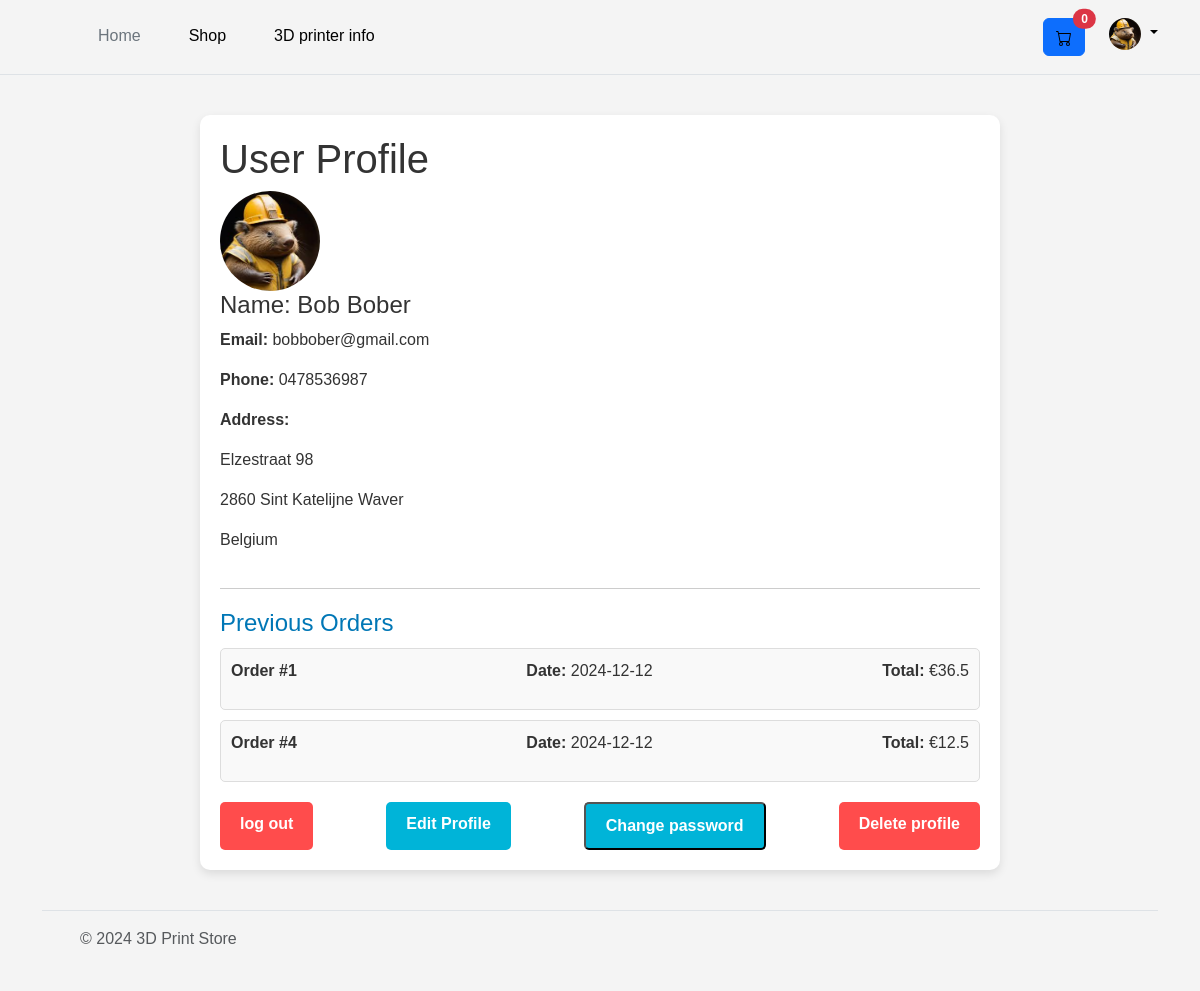
The page /PHP/userprofile.php (signed in) on the database its author committed.
### tables this page shows
CREATE TABLE `customer` (
  `customerID` int(10) UNSIGNED NOT NULL,
  `firstName` varchar(100) NOT NULL,
  `lastName` varchar(100) NOT NULL,
  `admin` tinyint(1) NOT NULL,
  `active` tinyint(1) NOT NULL,
  `email` varchar(100) NOT NULL,
  `password` varchar(1000) NOT NULL,
  `phoneNbr` varchar(20) DEFAULT NULL,
  `birthdate` date NOT NULL,
  `street` varchar(255) NOT NULL,
  `houseNbr` int(255) NOT NULL,
  `postalcode` varchar(15) NOT NULL,
  `city` varchar(255) NOT NULL,
  `country` varchar(255) NOT NULL,
  `profile_picture` varchar(1000) DEFAULT NULL
);

CREATE TABLE `orders` (
  `orderID` int(10) UNSIGNED NOT NULL,
  `customerID` int(10) UNSIGNED DEFAULT NULL,
  `orderDate` date NOT NULL,
  `shippedDate` date DEFAULT NULL,
  `shipStreet` varchar(255) NOT NULL,
  `shipHouseNumber` int(255) NOT NULL,
  `shipPostalcode` varchar(15) NOT NULL,
  `shipCity` varchar(255) NOT NULL,
  `shipCountry` varchar(255) NOT NULL
);

### PHP/userprofile.php (the view, shortened to what this page needs)
<?php
if (isset($_SESSION['email'])) {
    $host = "localhost";
    $username = "Webuser";
    $password = "Lab2024";
    $database = "3d-shop";
    $userEmail = $_SESSION['email'];
    $link = mysqli_connect($host, $username, $password) or die("Error: no connection can be made to the host");
    mysqli_select_db($link, $database) or die("Error: the database could not be opened");
    $query = "SELECT customerID, firstName, lastName, email, phoneNbr, street, houseNbr, postalcode, city, country, profile_picture FROM customer WHERE email = '$userEmail'";
    $result = mysqli_query($link, $query) or die("Error: an error has occurred while executing the query");
    $userdata = [
        "customerID" => "",
        "firstName" => "",
        "lastName" => "",
        "email" => "",
        "phoneNbr" => "",
        "street" => "",
        "houseNbr" => "",
        "postalcode" => "",
        "city" => "",
        "country" => "",
        "profile_picture" => ""
    ];
    while ($row = mysqli_fetch_array($result)) {
        $userdata["customerID"] = $row["customerID"];
        $userdata["firstName"] = $row["firstName"];
        $userdata["lastName"] = $row["lastName"];
        $userdata["email"] = $row["email"];
        $userdata["phoneNbr"] = $row["phoneNbr"];
        $userdata["street"] = $row["street"];
        $userdata["houseNbr"] = $row["houseNbr"];
        $userdata["postalcode"] = $row["postalcode"];
        $userdata["city"] = $row["city"];
        $userdata["country"] = $row["country"];
        $userdata["profile_picture"] = $row["profile_picture"];
    }
} else {
    header("Location: ../HTML/login.html");
}
?>
<!DOCTYPE html>
<html lang="en">
<head>
    <link href="../CSS/reset.css" rel="stylesheet" />
    <link href="https://cdn.jsdelivr.net/npm/bootstrap@5.3.3/dist/css/bootstrap.min.css" rel="stylesheet"
>
    <link href="../CSS/userprofile.css" rel="stylesheet" />
    <link href="../CSS/testcart.css" rel="stylesheet" />
</head>
<body>
    <header class="p-3 mb-3 border-bottom">
        <div class="container">
            <div class="d-flex flex-wrap align-items-center justify-content-center justify-content-lg-start">
                <a href="/" class="d-flex align-items-center mb-2 mb-lg-0 link-body-emphasis text-decoration-none">
                    <svg class="bi me-2" width="40" height="32" role="img" aria-label="Bootstrap">
                        <use xlink:href="#bootstrap"></use>
                    </svg>
                </a>
                <ul class="nav nav-underline col-12 col-lg-auto me-lg-auto mb-2 justify-content-center mb-md-0">
                    <li class="nav-item"><a href="../PHP/home.php" class="nav-link px-2 link-secondary" aria-current="page">Home</a></li>
                    <li class="nav-item"></li><a href="../PHP/shop.php" class="nav-link px-2 link-body-emphasis">Shop</a></li>
                    <li class="nav-item"></li><a href="#" class="nav-link px-2 link-body-emphasis">3D printer info</a></li>
                </ul>
                <div class="d-grid gap-4 d-md-flex justify-content-md-center">
                <button type="button" class="btn btn-primary position-relative" type="button" data-bs-toggle="offcanvas" data-bs-target="#offcanvasWithBothOptions" aria-controls="offcanvasWithBothOptions">
                        <img src="../Pictures/Icon's/cart.svg">
                        <span class="position-absolute top-0 start-100 translate-middle badge rounded-pill bg-danger"><?php $itemCount = count($_SESSION['cart']);
                                                                                                                        echo $itemCount; ?></span>
                    </button>
                    <div class="dropdown text-end">
                        <a href="#" class="d-block link-body-emphasis text-decoration-none dropdown-toggle"
                            data-bs-toggle="dropdown" aria-expanded="false">
                            <img src="../Pictures/ProfilePictures/<?php echo htmlspecialchars($userdata['profile_picture']); ?>" alt="mdo" width="32" height="32"
                                class="rounded-circle">
                        </a>
                    </div>
                </div>
            </div>
        </div>
    </header>
    <section class="profile-container">
        <h1>User Profile</h1>
        <div class="profile-section">
            <img src="../Pictures/ProfilePictures/<?php echo htmlspecialchars($userdata['profile_picture']); ?>" alt="Profile Picture" class="profile-pic">
            <div class="profile-header">
                <div class="profile-details">
                    <h4>Name: <?php echo htmlspecialchars($userdata['firstName']), ' ', htmlspecialchars($userdata['lastName']); ?></h4>
                    <p><strong>Email: </strong><?php echo htmlspecialchars($userdata['email']); ?></p>
                    <p><strong>Phone: </strong><?php echo htmlspecialchars($userdata['phoneNbr']); ?></p>
                    <p><strong>Address: </strong></p>
                    <p><?php echo htmlspecialchars($userdata['street']), ' ', htmlspecialchars($userdata['houseNbr']); ?></p>
                    <p><?php echo htmlspecialchars($userdata['postalcode']), ' ', htmlspecialchars($userdata['city']); ?></p>
                    <p><?php echo htmlspecialchars($userdata['country']); ?></p>
                </div>
            </div>
        </div>
        <div class="orders-section">
            <h2>Previous Orders</h2>
            <?php
            $orderquery = "SELECT o.OrderID 'orderID', o.OrderDate 'orderDate', SUM(od.UnitPrice) 'totalPrice' FROM Orders o inner join orderdetails od on o.OrderID = od.OrderID  where o.customerID = {$userdata['customerID']} group by o.OrderID, o.OrderDate";
            $orderresult = mysqli_query($link, $orderquery) or trigger_error("Failed to pull order details from database", E_ERROR);
            $orderdata = [
                "orderID" => "",
                "orderDate" => "",
                "totalPrice" => "",
            ];
            while ($row = mysqli_fetch_array($orderresult)) {
                $orderdata["orderID"] = $row["orderID"];
                $orderdata["orderDate"] = $row["orderDate"];
                $orderdata["totalPrice"] = $row["totalPrice"];
            ?>
                <div class="order-item">
                    <p><strong>Order #<?php echo htmlspecialchars($orderdata['orderID']); ?></strong></p>
                    <p><strong>Date: </strong><?php echo htmlspecialchars($orderdata['orderDate']); ?></p>
                    <p><strong>Total: </strong> €<?php echo htmlspecialchars($orderdata['totalPrice']); ?></p>
                </div>
            <?php
            } ?>
        </div>
        <div class="buttoncontainer">
            <a href="../PHP/logout.php" class="logoutbtn">log out</a>
            <a href="../PHP/changeprofile.php" class="editbtn">Edit Profile</a>
            <div class="bd-example">
                    <button type="button" class="editbtn" data-bs-toggle="modal" data-bs-target="#exampleModal">
                        Change password
                    </button>
            </div>
            <a href="../PHP/delprofile.php" class="logoutbtn">Delete profile</a>
        </div>
    </section>
    <?php require_once 'footer.php';?>
</body>
</html>

### CSS/userprofile.css (style rules this page uses)
body { font-family: Arial, sans-serif; background-color: #f4f4f9; color: #333; }
.profile-container { max-width: 800px; margin: 40px auto; padding: 20px; background: #ffffff; box-shadow: 0 4px 10px rgba(0, 0, 0, 0.1); border-radius: 10px; }
.profile-section { border-bottom: 1px solid #ccc; padding-bottom: 20px; margin-bottom: 20px; }
.profile-header { display: flex; align-items: center; }
.profile-pic { width: 100px; height: 100px; border-radius: 50%; margin-right: 20px; }
.profile-details { text-align: left; }
.orders-section { margin-top: 20px; }
.orders-section h2 { color: #0077b6; font-size: 1.5em; margin-bottom: 10px; }
.order-item { display: flex; justify-content: space-between; padding: 10px; border: 1px solid #ddd; border-radius: 5px; margin-bottom: 10px; background-color: #f9f9f9; }
.buttoncontainer { display: flex; justify-content: space-between; margin-top: 20px; }
.logoutbtn { background-color: #ff4c4c; color: white; padding: 10px 20px; text-decoration: none; border-radius: 5px; font-weight: bold; transition: background-color 0.3s ease; }
.editbtn { background-color: #00b4d8; color: white; padding: 10px 20px; text-decoration: none; border-radius: 5px; font-weight: bold; transition: background-color 0.3s ease; }

### CSS/testcart.css (style rules this page uses)
body { background-color: #f4f4f4; font-family: Arial, sans-serif; margin: 0; padding: 0; }

### rows shown on the page
customer: profile_picture (picture), firstName "Bob", lastName "Bober", email "bobbober@gmail.com", phoneNbr "0478536987", street "Elzestraat", houseNbr "98", postalcode "2860", city "Sint Katelijne Waver", country "Belgium"
orders: orderID "1", orderDate "2024-12-12", totalPrice "36.5"
orders: orderID "4", orderDate "2024-12-12", totalPrice "12.5"

### other values the page prints
$itemCount "0"
